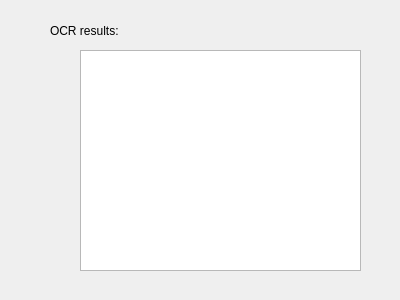
<?xml version="1.0" encoding="UTF-8"?>
<ui version="4.0">
 <class>TextDialog</class>
 <widget class="QDialog" name="TextDialog">
  <property name="geometry">
   <rect>
    <x>0</x>
    <y>0</y>
    <width>400</width>
    <height>300</height>
   </rect>
  </property>
  <property name="windowTitle">
   <string>Dialog</string>
  </property>
  <widget class="QTextEdit" name="textEdit">
   <property name="geometry">
    <rect>
     <x>80</x>
     <y>50</y>
     <width>281</width>
     <height>221</height>
    </rect>
   </property>
  </widget>
  <widget class="QLabel" name="label">
   <property name="geometry">
    <rect>
     <x>50</x>
     <y>20</y>
     <width>131</width>
     <height>21</height>
    </rect>
   </property>
   <property name="text">
    <string>OCR results:</string>
   </property>
  </widget>
 </widget>
 <resources/>
 <connections/>
</ui>
